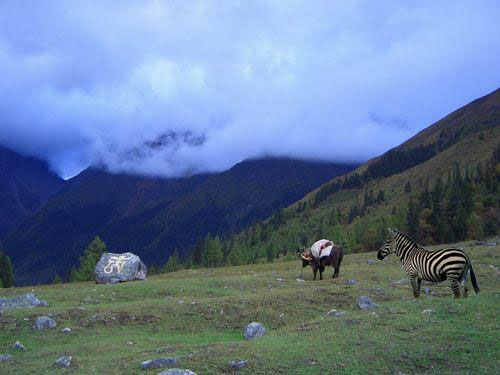
#> input picture app/samples/zebra.png, 500 x 375 px
$ python ela.py
#> lines starting #> are read from the running program, lines starting #| are printed output that depends on the picture
import os

import cv2

# read image
img1 = cv2.imread("samples/zebra.png")
#> img1 is the input picture: shape (375, 500, 3); mean B, G, R 149.2, 121.3, 100.3

# set compression and scale
jpg_quality1 = 95
jpg_quality2 = 90
scale = 25

# create output folder
os.makedirs("out")

# write img1 at 95% jpg compression
cv2.imwrite("out/c95.jpg", img1, [cv2.IMWRITE_JPEG_QUALITY, jpg_quality1])

# read compressed image
img2 = cv2.imread("out/c95.jpg")

# get absolute difference between img1 and img2 and multiply by scale
diff1 = scale * cv2.absdiff(img1, img2)
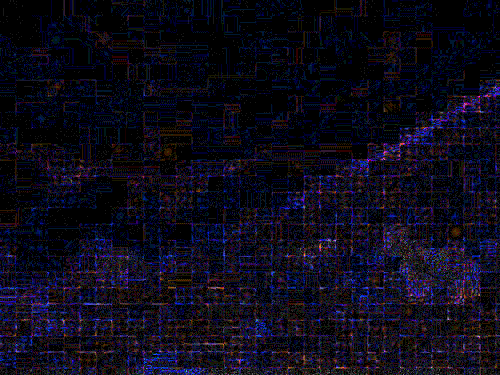
#> diff1: shape (375, 500, 3); mean B, G, R 25.4, 10.8, 13

# write img2 at 90% jpg compression
cv2.imwrite("out/c90.jpg", img2, [cv2.IMWRITE_JPEG_QUALITY, jpg_quality2])

# read compressed image
img3 = cv2.imread("out/c90.jpg")

# get absolute difference between img1 and img2 and multiply by scale
diff2 = scale * cv2.absdiff(img2, img3)
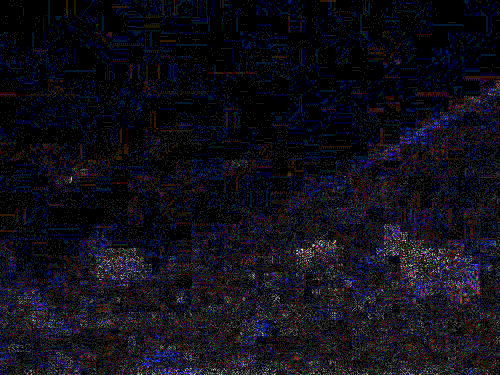
#> diff2: shape (375, 500, 3); mean B, G, R 23.9, 14.6, 15.8

# write result to disk
cv2.imwrite("out/ela_95.jpg", diff1)
cv2.imwrite("out/ela_90.jpg", diff2)

# display it
cv2.imshow("ela95", diff1)
cv2.imshow("ela90", diff2)
cv2.waitKey(0)

$ run again, with app/samples/acceptance.jpeg saved as app/samples/zebra.png
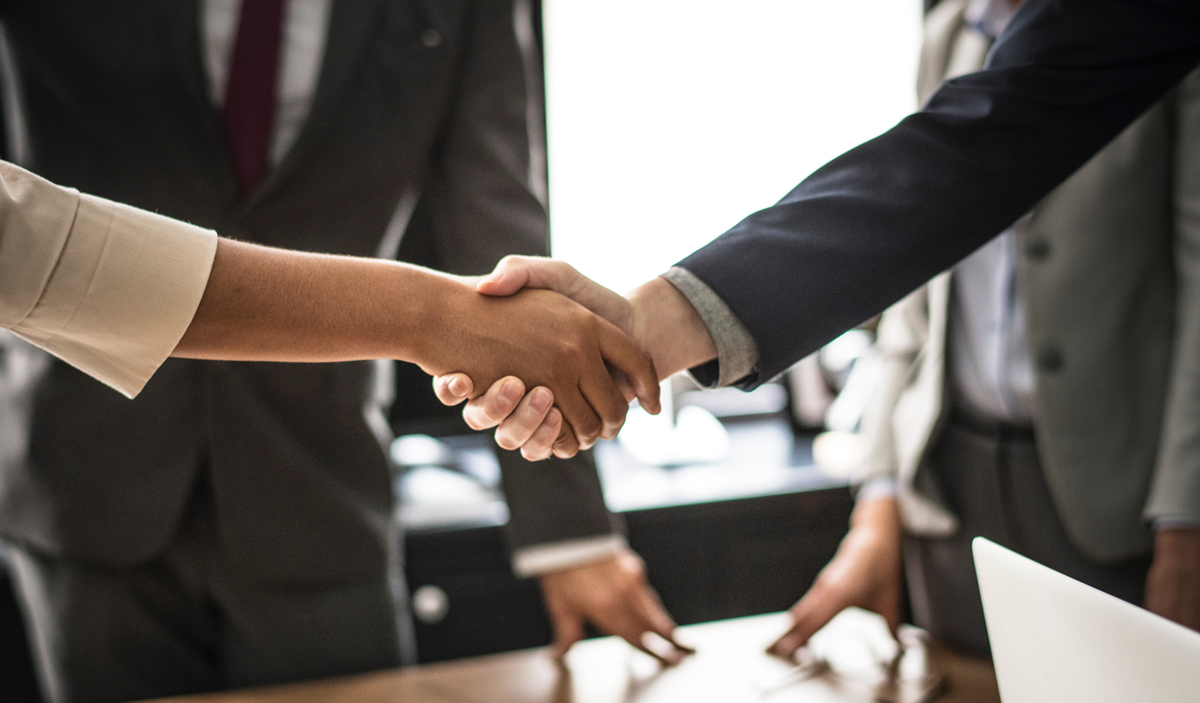
#> input picture app/samples/acceptance.jpeg, 1200 x 703 px
#> img1 is the input picture: shape (703, 1200, 3); mean B, G, R 94.5, 100.3, 108.1
#> `diff1 = scale * cv2.absdiff(img1, img2)`:
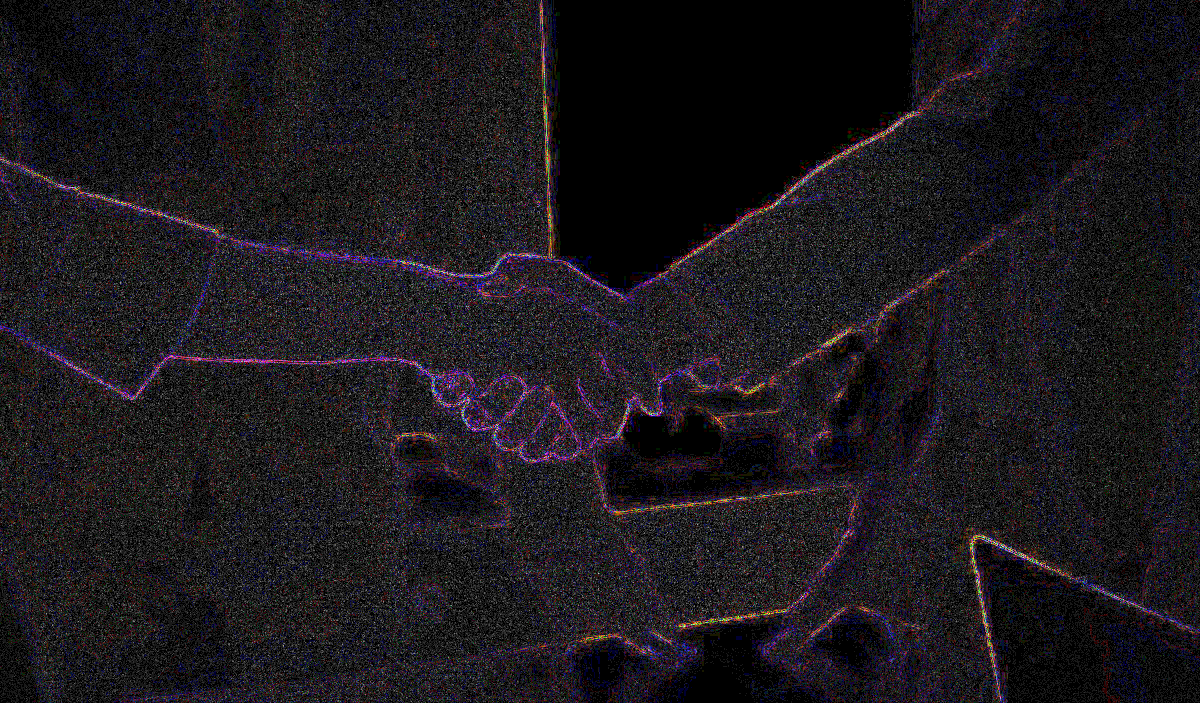
#> diff1: shape (703, 1200, 3); mean B, G, R 28.7, 24.3, 27.7
#> `diff2 = scale * cv2.absdiff(img2, img3)`:
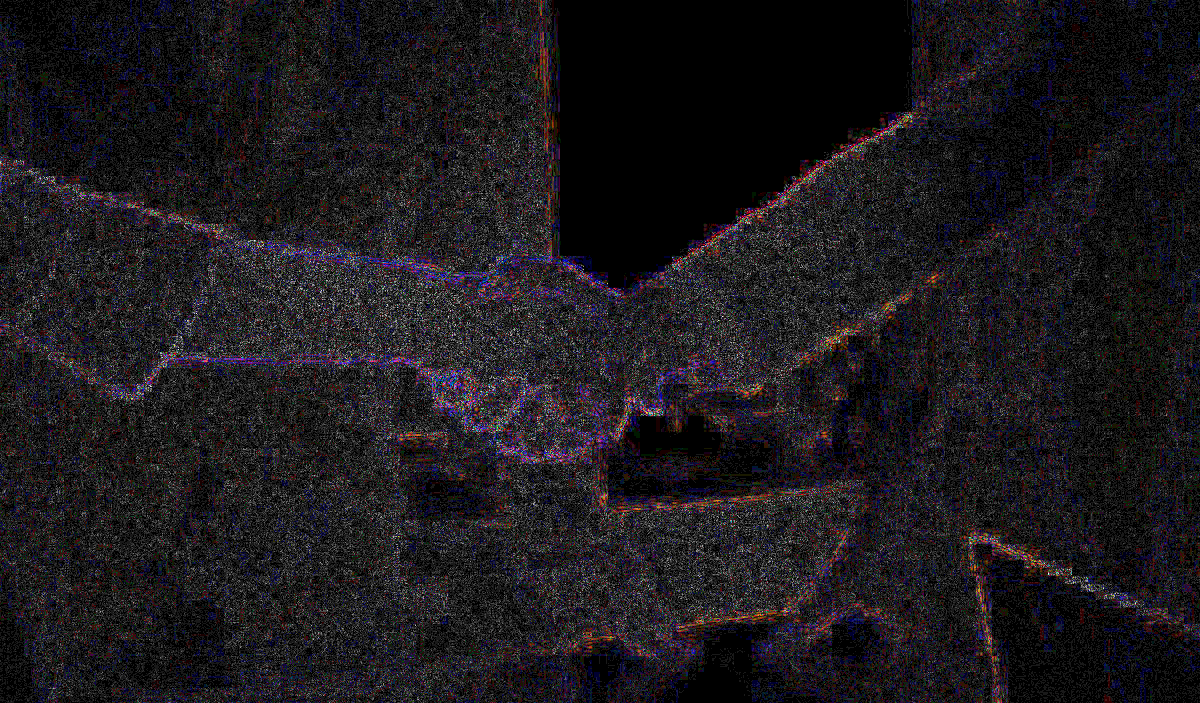
#> diff2: shape (703, 1200, 3); mean B, G, R 28.9, 25.3, 28.1
